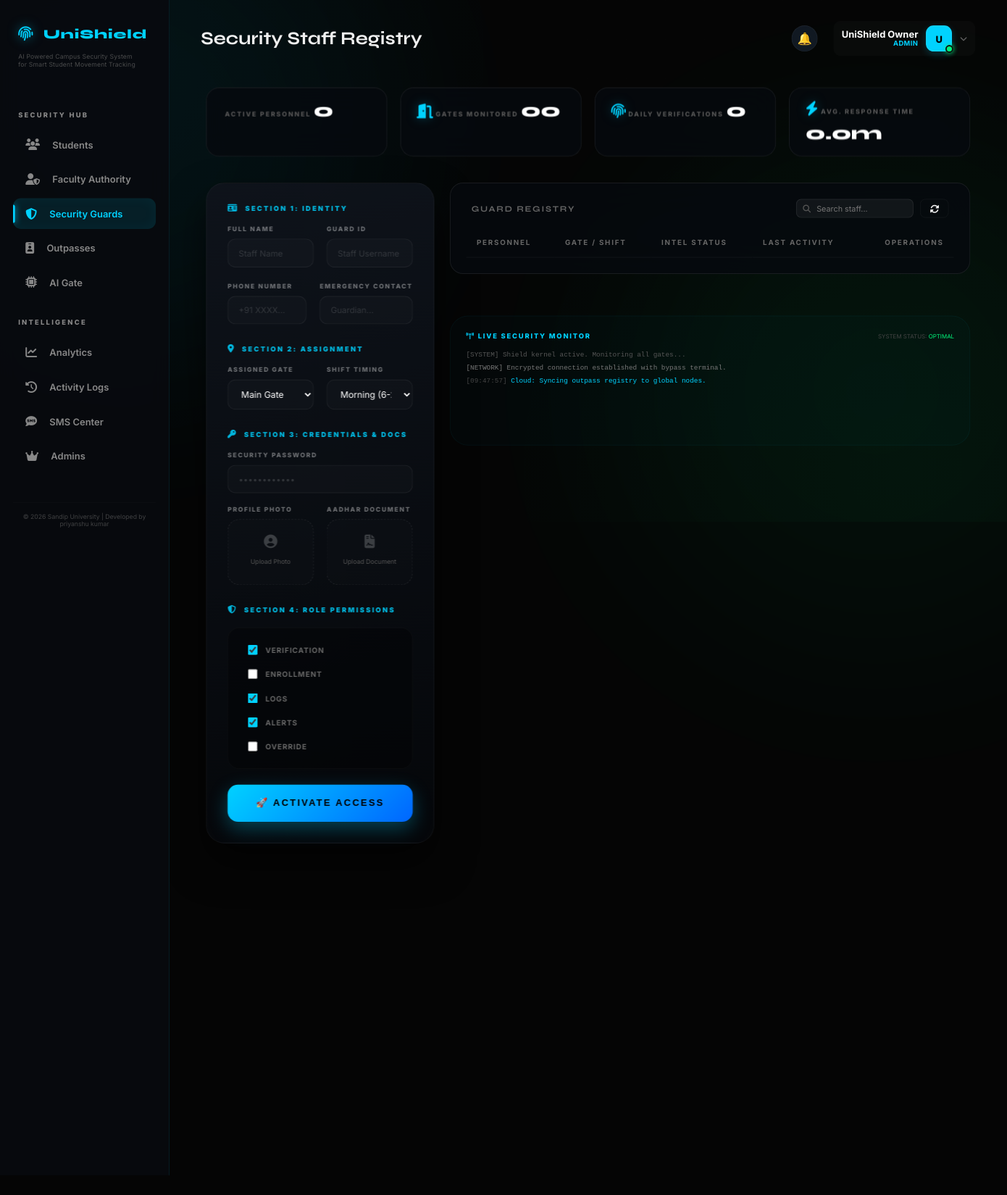
Before: /admin/guards (signed in) with the older database file.
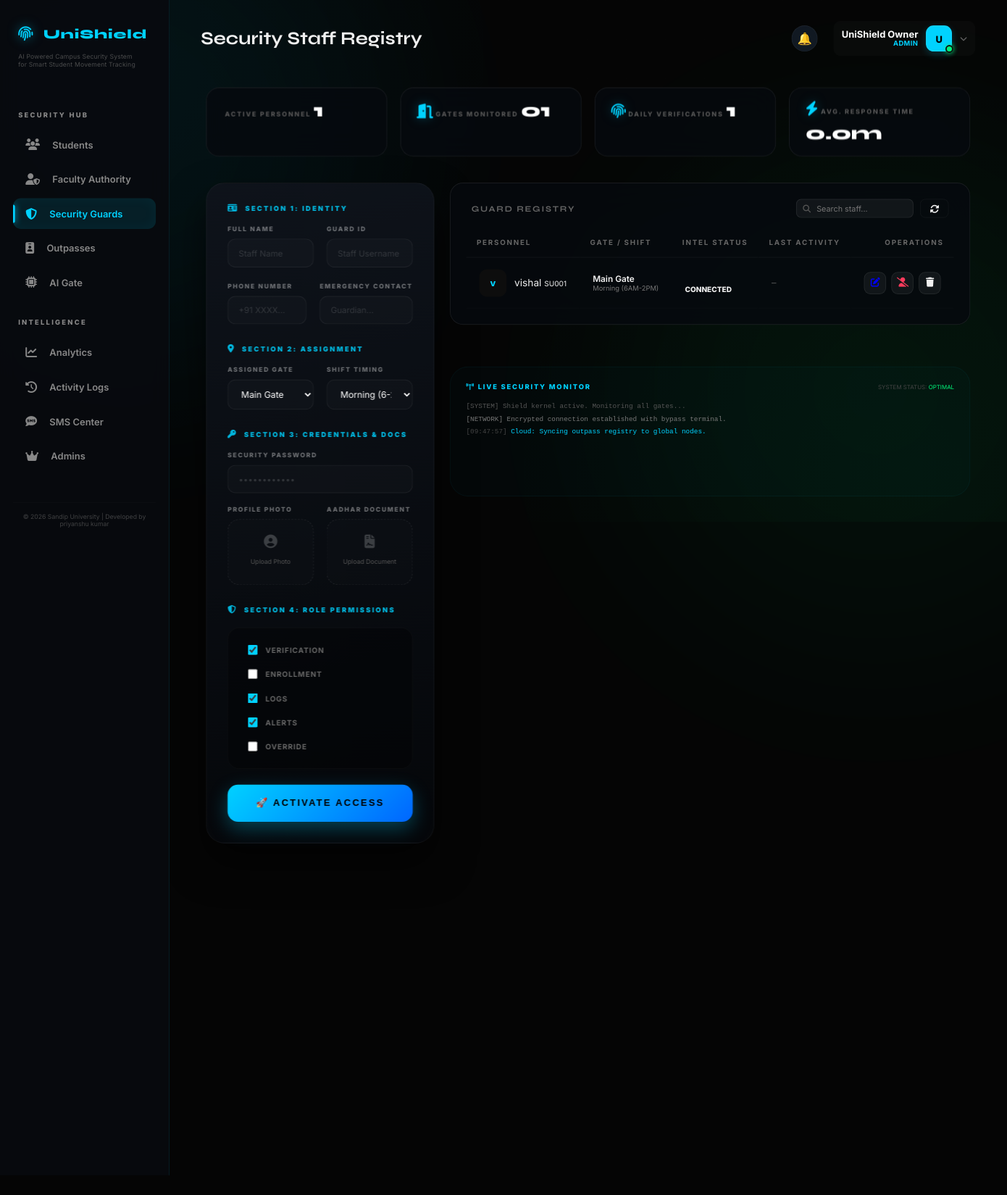
After: the same page with the newer database file.
### models/user.py (models this page shows, shortened)
class User(db.Model, UserMixin):
    __tablename__ = 'users'
    id = db.Column(db.Integer, primary_key=True)
    username = db.Column(db.String(80), unique=True, nullable=False)
    email = db.Column(db.String(120), unique=True)
    password_hash = db.Column(db.String(128), nullable=False)
    role = db.Column(db.String(20), nullable=False)  # admin | guard | student
    name = db.Column(db.String(100), nullable=False)
    student_id = db.Column(db.String(50), unique=True)
    phone = db.Column(db.String(15))
    parent_phone = db.Column(db.String(15))
    department = db.Column(db.String(200))
    course = db.Column(db.String(100))
    session_year = db.Column(db.String(50))
    year = db.Column(db.Integer)
    hostel_room = db.Column(db.String(20))
    face_encoded = db.Column(db.Text)          # JSON string of encoding
    face_image = db.Column(db.String(200))     # Full path to encoded photo
    photo_path = db.Column(db.String(200))     # Path to stored photo
    id_card_photo = db.Column(db.String(200))  # Path to ID card scan
    is_blacklisted = db.Column(db.Boolean, default=False)
    violations = db.Column(db.Integer, default=0)
    admin_role = db.Column(db.String(30), default='VIEWER') # OWNER | SUPER_ADMIN | SECURITY_ADMIN | VIEWER
    employee_id = db.Column(db.String(50), unique=True)
    permissions = db.Column(db.Text) # JSON list of permissions
    status = db.Column(db.String(20), default='PENDING') # PENDING | ACTIVE | INACTIVE
    last_login = db.Column(db.DateTime)
    last_active = db.Column(db.DateTime, default=datetime.utcnow)
    last_action = db.Column(db.String(200)) # Last readable action performed
    is_active = db.Column(db.Boolean, default=True)
    created_at = db.Column(db.DateTime, default=datetime.utcnow)
    signature_path = db.Column(db.String(200))
    stamp_path = db.Column(db.String(200))
    assigned_gate = db.Column(db.String(50))
    shift_timing = db.Column(db.String(100))
    emergency_contact = db.Column(db.String(15))
    aadhar_document = db.Column(db.String(200))  # Self-attested document

### routes/admin.py (the view, shortened to what this page needs)
@admin_bp.route('/guards', methods=['GET', 'POST'])
@login_required
@admin_required
def guards():
    import json
    import os
    from werkzeug.utils import secure_filename
    from models.log import ActivityLog
    from datetime import datetime, date, timedelta
    all_guards = User.query.filter_by(role='guard').all()
    active_count = User.query.filter_by(role='guard', status='ACTIVE').count()
    gates_set = set([g.assigned_gate for g in all_guards if g.assigned_gate])
    gates_count = f"{len(gates_set):02d}"
    today_start = datetime.combine(date.today(), datetime.min.time())
    log_count = ActivityLog.query.filter(
        ActivityLog.timestamp >= today_start,
        db.or_(ActivityLog.action.ilike('%verify%'), ActivityLog.action.ilike('%scan%'), ActivityLog.action.ilike('%gate%'))
    ).count()
    from models.outpass import Outpass
    outpass_count = Outpass.query.filter(
        db.or_(Outpass.exit_time >= today_start, Outpass.actual_return >= today_start)
    ).count()
    daily_verifications = log_count + outpass_count
    all_outpasses = Outpass.query.filter(Outpass.status != 'pending', Outpass.created_at >= today_start).all()
    avg_resp = "0.0m"
    stats = {
        'active': active_count,
        'gates': f"{len(gates_set):02d}",
        'verifications': f"{daily_verifications:,}",
        'response': avg_resp
    }
    return render_template('admin/guards.html', guards=all_guards, stats=stats)

### routes/admin.py (called while the page is built)
def admin_required(f):
    @wraps(f)
    def decorated_function(*args, **kwargs):
        if not current_user.is_authenticated or current_user.role != 'admin':
            flash('Admin access required', 'danger')
            return redirect(url_for('auth.login'))
        return f(*args, **kwargs)
    return decorated_function

### templates/admin/guards.html (shortened to what the changed rows need)
{% extends "base.html" %}
{% block page_title %}Security Staff Registry{% endblock %}
{% block content %}
<div class="registry-main-container">
    <div class="stat-bar">
        <div class="s-card">
            <span class="s-lbl">Active Personnel</span>
            <span class="s-val">{{ stats.active }}</span>
        </div>
        <div class="s-card">
            <i class="fas fa-door-open"></i>
            <span class="s-lbl">Gates Monitored</span>
            <span class="s-val">{{ stats.gates }}</span>
        </div>
        <div class="s-card">
            <i class="fas fa-fingerprint"></i>
            <span class="s-lbl">Daily Verifications</span>
            <span class="s-val">{{ stats.verifications }}</span>
        </div>
    </div>
    <div class="content-split">
        <div class="table-col">
            <div class="table-panel">
                <table class="data-table">
                    <thead>
                        <tr>
                            <th>Personnel</th>
                            <th>Gate / Shift</th>
                            <th>Intel Status</th>
                            <th>Last Activity</th>
                            <th style="text-align: right;">Operations</th>
                        </tr>
                    </thead>
                    <tbody>
                        {% for g in guards %}
                        <tr>
                            <td>
                                <div style="display: flex; align-items: center; gap: 12px;">
                                    {% if g.photo_path %}
                                        <img src="{{ url_for('static', filename='uploads/' + g.photo_path) }}" class="p-avatar-box">
                                    {% else %}
                                        <div class="p-avatar-box" style="background: var(--bg-card); display: grid; place-items: center; font-weight: 800; color: var(--accent);">{{ g.name[0] }}</div>
                                    {% endif %}
                                    <div>
                                        <span class="p-name">{{ g.name }}</span>
                                        <span class="p-id">{{ g.username | upper }}</span>
                                    </div>
                                </div>
                            </td>
                            <td>
                                <div style="font-weight: 600; font-size: 0.82rem;">{{ g.assigned_gate or 'UNASSIGNED' }}</div>
                                <div style="font-size: 0.65rem; color: #777;">{{ g.shift_timing or 'Standard' }}</div>
                            </td>
                            <td>
                                {% if g.status == 'ACTIVE' %}
                                    <span class="st-badge st-on"><div class="pulse-dot"></div> CONNECTED</span>
                                {% else %}
                                    <span class="st-badge st-off">DISCONNECTED</span>
                                {% endif %}
                            </td>
                            <td class="mono" style="font-size: 0.75rem; color: #666;">
                                {{ g.last_login.strftime('%H:%M:%S') if g.last_login else '—' }}
                            </td>
                            <td>
                                <div style="display: flex; gap: 8px; justify-content: flex-end;">
                                    <a href="{{ url_for('admin.edit_guard', user_id=g.id) }}" class="act-btn" title="Edit Profile"><i class="fas fa-edit"></i></a>
                                    <div class="act-btn" onclick="window.location.href='/admin/toggle_guard_duty/{{ g.id }}'" title="{{ 'Unblock Guard' if g.status == 'INACTIVE' or g.status == 'OFFLINE' else 'Block Guard' }}" style="color: {{ 'var(--success)' if g.status == 'INACTIVE' or g.status == 'OFFLINE' else 'var(--danger)' }}; cursor: pointer;">
                                        <i class="fas fa-{{ 'user-check' if g.status == 'INACTIVE' or g.status == 'OFFLINE' else 'user-slash' }}"></i>
                                    </div>
                                    <div class="act-btn del" onclick="confirmDelete('{{ g.id }}', '{{ g.name }}')" title="Remove Guard"><i class="fas fa-trash"></i></div>
                                </div>
                            </td>
                        </tr>
                        {% endfor %}
                    </tbody>
                </table>
            </div>
        </div>
    </div>
</div>
{% endblock %}

Changed rows visible on the page:
added User: name "v", name "vishal", username "SU001", assigned_gate "Main Gate", shift_timing "Morning (6AM-2PM)", status "CONNECTED", last_login "—"
Other visible differences:
{{ stats.active }}: "0" → "1"
{{ stats.gates }}: "00" → "01"
{{ stats.verifications }}: "0" → "1"
